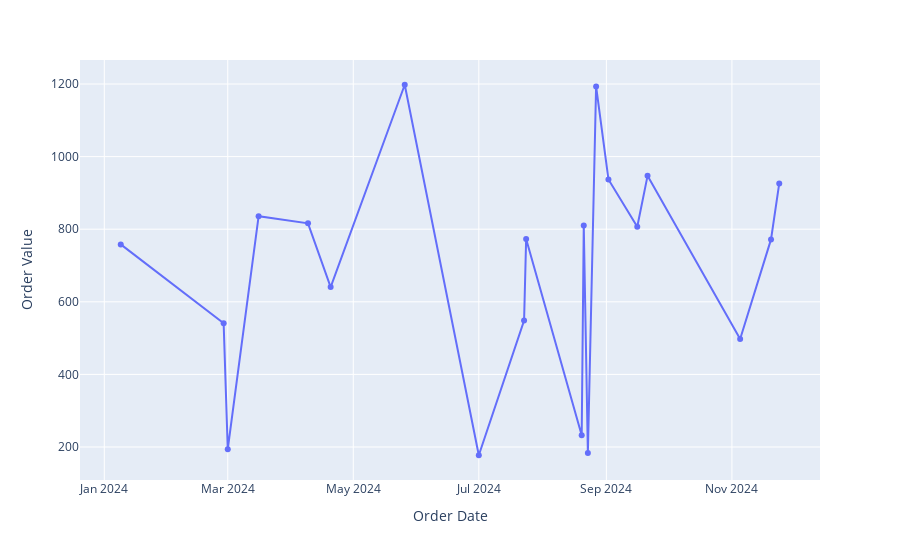

Write notebook code for a chart like this one.
### Markdown cell above
Even though this is a simple line graph, plotly is able to zoom and unzoom on the graph, move around, reset or select the graph, as well as hover over points to give the exact information found in the dataset.

Lets take a look on how we can customize this line graph.

### Code cell
# First, we should set a title, x-axis title, and y-axis title to show what exactly we are looking at.
# To do so,in the same parentheses, write labels=dict(title = "Order Dates and Values", order_value="Order Value", order_date = "Order Date"
# labels=dict is pulling all of the things we can do from the labels dictionary
fig = px.line(dfdo20, x="order_date", y="order_value", markers=True,
    labels=dict(order_value="Order Value", order_date = "Order Date"))
fig.show()

### Figure 1 — Plotly figure (JSON) as saved in the notebook; plotly's stock layout.template omitted (floating-point values rounded to 4 significant figures)
{"data": [{"hovertemplate": "Order Date=%{x}<br>Order Value=%{y}<extra></extra>", "legendgroup": "", "line": {"color": "#636efa", "dash": "solid"}, "marker": {"symbol": "circle"}, "mode": "lines+markers", "name": "", "orientation": "v", "showlegend": false, "type": "scatter", "x": ["2024-01-09", "2024-02-28", "2024-03-01", "2024-03-16", "2024-04-09", "2024-04-20", "2024-05-26", "2024-07-01", "2024-07-23", "2024-07-24", "2024-08-20", "2024-08-21", "2024-08-23", "2024-08-27", "2024-09-02", "2024-09-16", "2024-09-21", "2024-11-05", "2024-11-20", "2024-11-24"], "xaxis": "x", "y": [758.1, 540.8, 193.9, 835.8, 816.1, 640.6, 1198.0, 177.2, 548.1, 773.1, 232.3, 810.2, 183.1, 1193.0, 937.1, 806.7, 947.0, 497.5, 771.8, 926.2], "yaxis": "y"}], "layout": {"legend": {"tracegroupgap": 0}, "margin": {"t": 60}, "xaxis": {"anchor": "y", "domain": [0, 1], "title": {"text": "Order Date"}}, "yaxis": {"anchor": "x", "domain": [0, 1], "title": {"text": "Order Value"}}}}
